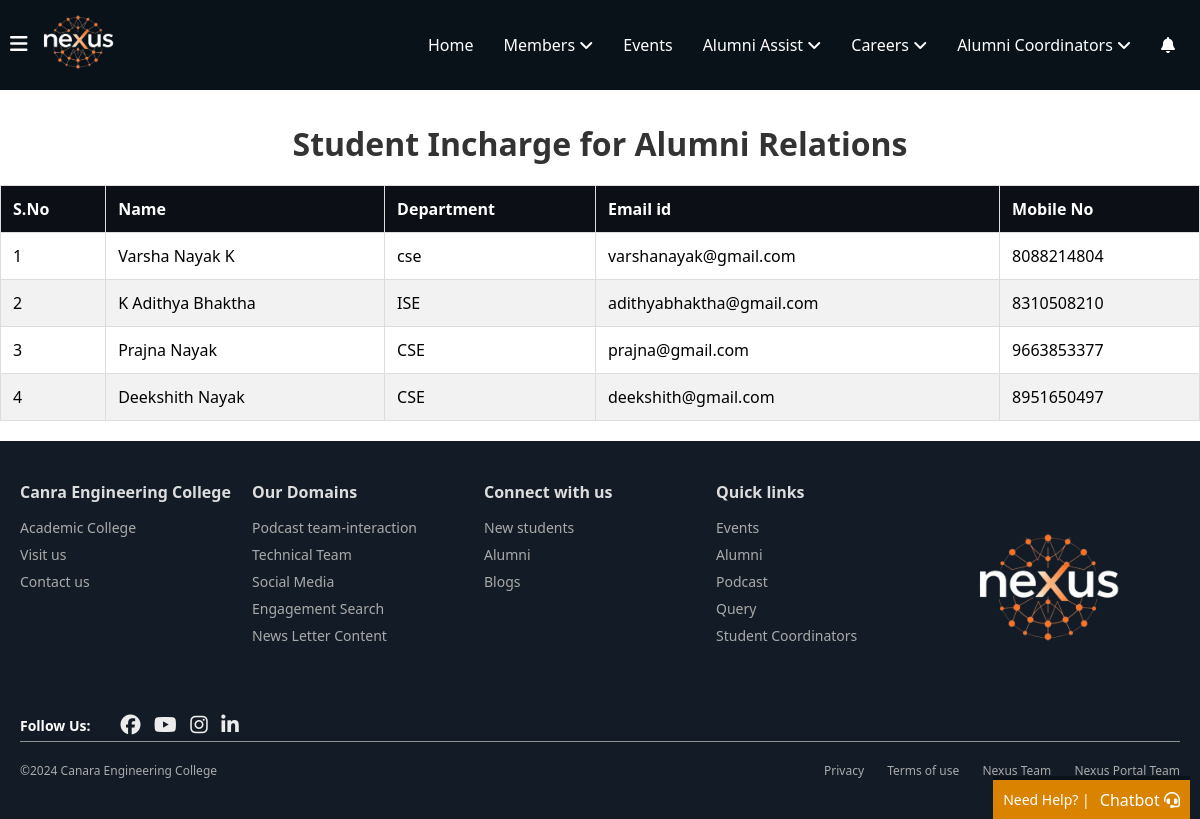
Page /coordinators/student-coordinators/ (signed in) on the committed database.
### coordinators/models.py (models this page shows, shortened)
class StudentCoordinator(models.Model):
    coordinator_id =models.AutoField(primary_key=True)
    name = models.CharField(max_length=100)  # Coordinator's name
    branch= models.CharField(max_length=100)  # Coordinator's branch (department)
    email = models.EmailField(unique=True)  # Coordinator's email address
    phone_number = models.CharField(max_length=15)  # Coordinator's phone number

### coordinators/views.py (the view)
# urls.py: path('student-coordinators/', StudentCoordinatorListView.as_view(), name='student-coordinator-list'),
class StudentCoordinatorListView(ListView):
    model = StudentCoordinator
    template_name = 'coordinators/student-coordinators.html'  # HTML template to render
    context_object_name = 'student_coordinators'  # Name of the object in the template

### notifications/context_processors.py (called while the page is built)
def notification_count(request):
    if request.user.is_authenticated:
        unread_count = Notification.objects.filter(
            recipient=request.user,
            viewed=False
        ).count()
        return {'unread_notifications_count': unread_count}
    return {'unread_notifications_count': 0}

### coordinators/templates/coordinators/student-coordinators.html (shortened to what this page needs)
{% extends 'home/layout.html' %}
{% load static %}
{% block content %}
</head>
<body>
    <div class="container">
        <div class="faculty">
            <h1>Student Incharge for Alumni Relations</h1>
            <div class="table-responsive">
                <table>
                    <thead>
                        <tr>
                            <th>S.No</th>
                            <th>Name</th>
                            <th>Department</th>
                            <th>Email id</th>
                            <th>Mobile No</th>
                        </tr>
                    </thead>
                    <tbody>
                        {% for coordinator in student_coordinators %}
                        <tr>
                            <td>{{ coordinator.coordinator_id }}</td>
                            <td>{{ coordinator.name }}</td>
                            <td>{{ coordinator.branch }}</td>
                            <td>{{ coordinator.email }}</td>
                            <td>{{ coordinator.phone_number }}</td>
                        </tr>
                        {% endfor %}
                    </tbody>
                </table>
            </div>
        </div>
    </div>
</body>
</html>
{% endblock %}

### home/static/home/navbar.css (style rules this page uses)
* { margin: 0; padding: 0; box-sizing: border-box; font-family: 'Segoe UI', Tahoma, Geneva, Verdana, sans-serif; }

### coordinators/templates/coordinators/student-coordinators.html (style rules this page uses)
h1 { margin-top: 2rem; text-align: center; color: #333; }
.table-responsive { margin: 20px 0; overflow-x: auto; }
table { width: 100%; max-width: 1300px; margin: 0 auto; border-collapse: collapse; box-shadow: 0 2px 3px rgba(0,0,0,0.1); border: 1px solid #ddd; }
th, td { padding: 12px; text-align: left; border: 1px solid #ddd; }
th { background-color: #0c1016; color: rgb(255, 255, 255); }
tr:nth-child(even) { background-color: #f2f2f2; }

### rows in the picture
StudentCoordinator: coordinator_id "1", name "Varsha Nayak K", branch "cse", email "varshanayak@gmail.com", phone_number "8088214804"
StudentCoordinator: coordinator_id "2", name "K Adithya Bhaktha", branch "ISE", email "adithyabhaktha@gmail.com", phone_number "8310508210"
StudentCoordinator: coordinator_id "3", name "Prajna Nayak", branch "CSE", email "prajna@gmail.com", phone_number "9663853377"
StudentCoordinator: coordinator_id "4", name "Deekshith Nayak", branch "CSE", email "deekshith@gmail.com", phone_number "8951650497"
